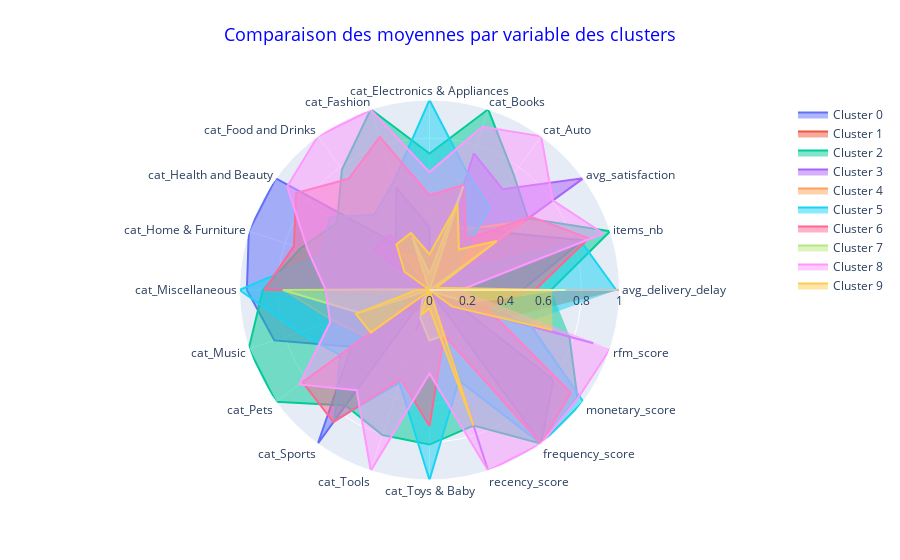

The code cell stored with this chart in its notebook:
### Code cell
X_test = pd.DataFrame(df, index=df.index, columns=df.columns)
X_test["cluster_labels"] = labels

X_test_clusters = X_test.groupby("cluster_labels").mean()
plot_radars(data=X_test_clusters, group="cluster_labels")

### Figure 1 — Plotly figure (JSON) as saved in the notebook; plotly's stock layout.template omitted (floating-point values rounded to 4 significant figures)
{"data": [{"fill": "toself", "name": "Cluster 0", "r": [0.4876, 0.8493, 0.5102, 0.4097, 0, 0.3325, 0.5651, 0.3027, 1, 1, 0.9612, 0.8588, 0.5081, 1.0, 0, 0.2606, 0, 1, 0.8057, 0.09307], "theta": ["avg_delivery_delay", "items_nb", "avg_satisfaction", "cat_Auto", "cat_Books", "cat_Electronics & Appliances", "cat_Fashion", "cat_Food and Drinks", "cat_Health and Beauty", "cat_Home & Furniture", "cat_Miscellaneous", "cat_Music", "cat_Pets", "cat_Sports", "cat_Tools", "cat_Toys & Baby", "recency_score", "frequency_score", "monetary_score", "rfm_score"], "type": "scatterpolar"}, {"fill": "toself", "name": "Cluster 1", "r": [1.0, 0, 0, 0.3645, 0.3422, 0.1961, 0, 0.2841, 0.04806, 0.01797, 0.7628, 0.1267, 0.1784, 0.1343, 0.09463, 0, 0.5, 0, 0.02472, 0.4533], "theta": ["avg_delivery_delay", "items_nb", "avg_satisfaction", "cat_Auto", "cat_Books", "cat_Electronics & Appliances", "cat_Fashion", "cat_Food and Drinks", "cat_Health and Beauty", "cat_Home & Furniture", "cat_Miscellaneous", "cat_Music", "cat_Pets", "cat_Sports", "cat_Tools", "cat_Toys & Baby", "recency_score", "frequency_score", "monetary_score", "rfm_score"], "type": "scatterpolar"}, {"fill": "toself", "name": "Cluster 2", "r": [0.6391, 1, 0.6404, 0.7528, 1, 0.7186, 1, 0.7841, 0.6015, 0.7128, 0.8772, 1, 1, 0.7517, 0.8023, 0.8134, 0.75, 1, 0.9621, 0.7734], "theta": ["avg_delivery_delay", "items_nb", "avg_satisfaction", "cat_Auto", "cat_Books", "cat_Electronics & Appliances", "cat_Fashion", "cat_Food and Drinks", "cat_Health and Beauty", "cat_Home & Furniture", "cat_Miscellaneous", "cat_Music", "cat_Pets", "cat_Sports", "cat_Tools", "cat_Toys & Baby", "recency_score", "frequency_score", "monetary_score", "rfm_score"], "type": "scatterpolar"}, {"fill": "toself", "name": "Cluster 3", "r": [0, 0.005687, 1, 0.6552, 0.7557, 0, 0.1626, 0.3585, 0.3621, 0.02555, 0, 0.1128, 0.2016, 0.034, 0.2279, 0.00404, 1, 0, 0.1235, 0.9068], "theta": ["avg_delivery_delay", "items_nb", "avg_satisfaction", "cat_Auto", "cat_Books", "cat_Electronics & Appliances", "cat_Fashion", "cat_Food and Drinks", "cat_Health and Beauty", "cat_Home & Furniture", "cat_Miscellaneous", "cat_Music", "cat_Pets", "cat_Sports", "cat_Tools", "cat_Toys & Baby", "recency_score", "frequency_score", "monetary_score", "rfm_score"], "type": "scatterpolar"}, {"fill": "toself", "name": "Cluster 4", "r": [0.6526, 0.001384, 0.6166, 0.4029, 0.3498, 0.05418, 0.1745, 0.242, 0, 0.0137, 0.7678, 0.5281, 0.4158, 0, 0.1452, 0.2777, 0, 0, 0, 0], "theta": ["avg_delivery_delay", "items_nb", "avg_satisfaction", "cat_Auto", "cat_Books", "cat_Electronics & Appliances", "cat_Fashion", "cat_Food and Drinks", "cat_Health and Beauty", "cat_Home & Furniture", "cat_Miscellaneous", "cat_Music", "cat_Pets", "cat_Sports", "cat_Tools", "cat_Toys & Baby", "recency_score", "frequency_score", "monetary_score", "rfm_score"], "type": "scatterpolar"}, {"fill": "toself", "name": "Cluster 5", "r": [0.9826, 0.8365, 0.1501, 0.5373, 0.6457, 1.0, 0.6045, 0.4914, 0.6501, 0.5954, 1, 0.7209, 0.5817, 0.8498, 0.5125, 1, 0.5, 1, 1.0, 0.5469], "theta": ["avg_delivery_delay", "items_nb", "avg_satisfaction", "cat_Auto", "cat_Books", "cat_Electronics & Appliances", "cat_Fashion", "cat_Food and Drinks", "cat_Health and Beauty", "cat_Home & Furniture", "cat_Miscellaneous", "cat_Music", "cat_Pets", "cat_Sports", "cat_Tools", "cat_Toys & Baby", "recency_score", "frequency_score", "monetary_score", "rfm_score"], "type": "scatterpolar"}, {"fill": "toself", "name": "Cluster 6", "r": [0.5549, 0.8811, 0.6581, 0.3261, 0.581, 0.4986, 0.847, 0.7235, 0.8674, 0.7506, 0.8685, 0, 0.8254, 0.8599, 0.4914, 0.7163, 0.25, 1, 0.9187, 0.32], "theta": ["avg_delivery_delay", "items_nb", "avg_satisfaction", "cat_Auto", "cat_Books", "cat_Electronics & Appliances", "cat_Fashion", "cat_Food and Drinks", "cat_Health and Beauty", "cat_Home & Furniture", "cat_Miscellaneous", "cat_Music", "cat_Pets", "cat_Sports", "cat_Tools", "cat_Toys & Baby", "recency_score", "frequency_score", "monetary_score", "rfm_score"], "type": "scatterpolar"}, {"fill": "toself", "name": "Cluster 7", "r": [0.7164, 0.002556, 0.4094, 0, 0.5742, 0.0828, 0.2921, 0, 0.02155, 0.01268, 0.7723, 0.3883, 0, 0.06568, 0.1555, 0.2654, 0.25, 0, 0.01413, 0.2267], "theta": ["avg_delivery_delay", "items_nb", "avg_satisfaction", "cat_Auto", "cat_Books", "cat_Electronics & Appliances", "cat_Fashion", "cat_Food and Drinks", "cat_Health and Beauty", "cat_Home & Furniture", "cat_Miscellaneous", "cat_Music", "cat_Pets", "cat_Sports", "cat_Tools", "cat_Toys & Baby", "recency_score", "frequency_score", "monetary_score", "rfm_score"], "type": "scatterpolar"}, {"fill": "toself", "name": "Cluster 8", "r": [0.1632, 0.9627, 0.8021, 1.0, 0.9034, 0.6206, 0.9957, 1, 0.9258, 0.6729, 0.5461, 0.55, 0.8464, 0.6524, 1, 0.4389, 1, 1, 0.967, 1], "theta": ["avg_delivery_delay", "items_nb", "avg_satisfaction", "cat_Auto", "cat_Books", "cat_Electronics & Appliances", "cat_Fashion", "cat_Food and Drinks", "cat_Health and Beauty", "cat_Home & Furniture", "cat_Miscellaneous", "cat_Music", "cat_Pets", "cat_Sports", "cat_Tools", "cat_Toys & Baby", "recency_score", "frequency_score", "monetary_score", "rfm_score"], "type": "scatterpolar"}, {"fill": "toself", "name": "Cluster 9", "r": [0.6463, 0.03704, 0.4384, 0.2636, 0.4761, 0.1885, 0.3157, 0.2964, 0.1634, 0, 0.06781, 0.4072, 0.3814, 0.009663, 0.1375, 0.09567, 0.75, 0, 0.1466, 0.6803], "theta": ["avg_delivery_delay", "items_nb", "avg_satisfaction", "cat_Auto", "cat_Books", "cat_Electronics & Appliances", "cat_Fashion", "cat_Food and Drinks", "cat_Health and Beauty", "cat_Home & Furniture", "cat_Miscellaneous", "cat_Music", "cat_Pets", "cat_Sports", "cat_Tools", "cat_Toys & Baby", "recency_score", "frequency_score", "monetary_score", "rfm_score"], "type": "scatterpolar"}], "layout": {"polar": {"radialaxis": {"range": [0, 1], "visible": true}}, "showlegend": true, "title": {"font": {"color": "blue", "size": 18}, "text": "Comparaison des moyennes par variable des clusters", "x": 0.5, "xanchor": "center", "y": 0.95, "yanchor": "top"}}}
